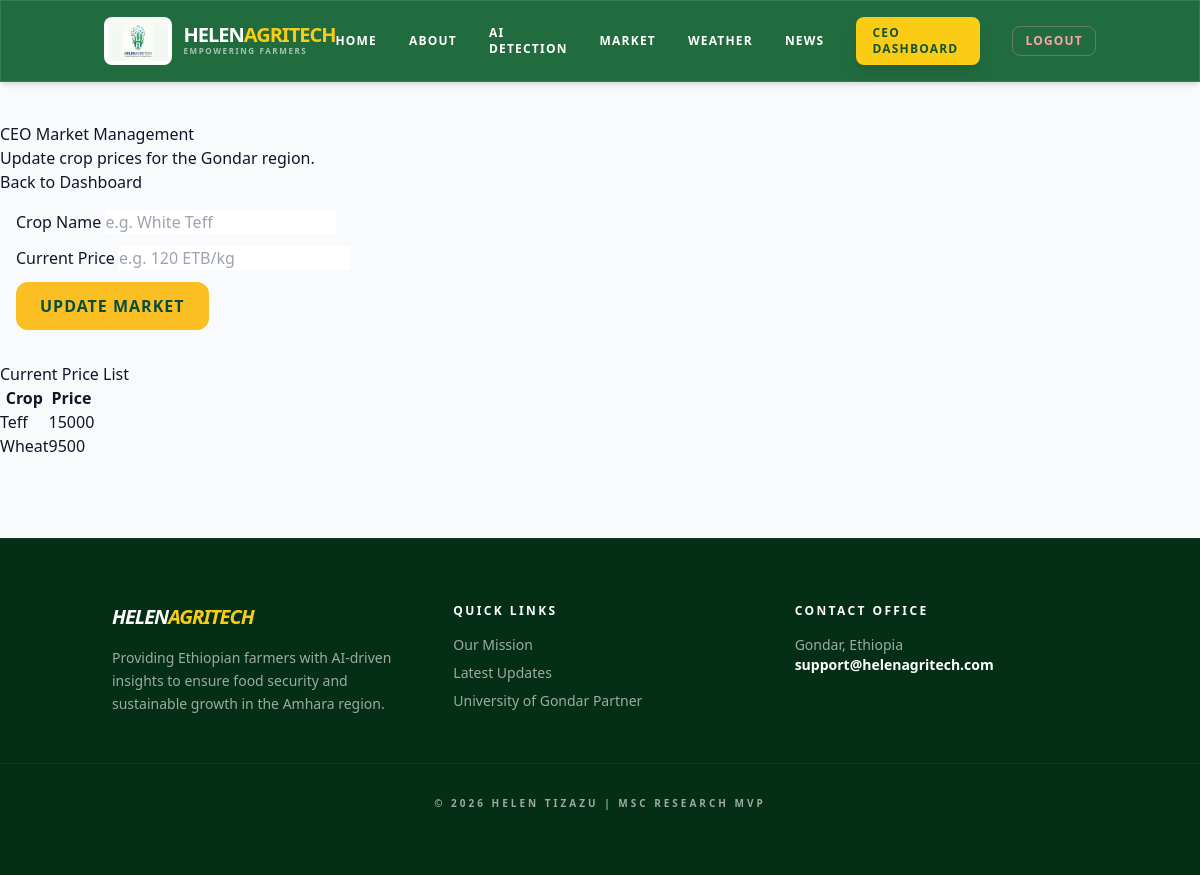
/admin/market (signed in), run on an earlier commit of the app's database.
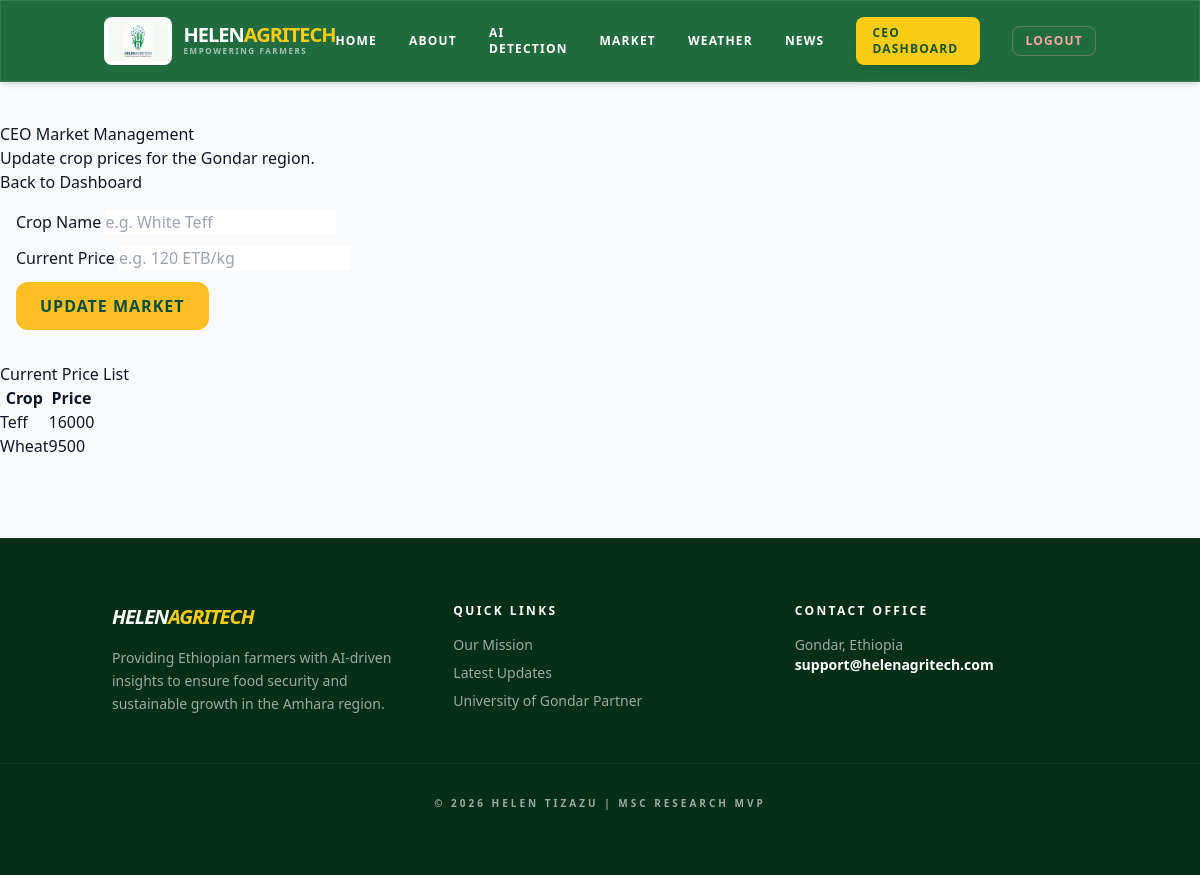
And on a later commit of the database.
### app.py (models this page shows)
class MarketPrice(db.Model):
    id = db.Column(db.Integer, primary_key=True)
    crop_name = db.Column(db.String(50), unique=True)
    price = db.Column(db.String(50))

### app.py (the view, shortened to what this page needs)
@app.route('/admin/market', methods=['GET', 'POST'])
@login_required
def admin_market():
    if not current_user.is_admin: return redirect(url_for('home'))
    prices = MarketPrice.query.all()
    return render_template('admin_market.html', prices=prices)

### app.py (called while the page is built)
@login_manager.user_loader
def load_user(user_id):
    return db.session.get(User, int(user_id))

### templates/admin_market.html
{% extends "base.html" %}
{% block content %}
<div class="container mt-4">
    <h2>CEO Market Management</h2>
    <p>Update crop prices for the Gondar region.</p>
    <a href="{{ url_for('admin_dashboard') }}" class="btn btn-secondary mb-3">Back to Dashboard</a>
    <div class="card p-4 mb-4">
        <form action="{{ url_for('admin_market') }}" method="POST">
            <div class="mb-3">
                <label>Crop Name</label>
                <input type="text" name="crop_name" class="form-control" placeholder="e.g. White Teff" required>
            </div>
            <div class="mb-3">
                <label>Current Price</label>
                <input type="text" name="price" class="form-control" placeholder="e.g. 120 ETB/kg" required>
            </div>
            <button type="submit" class="btn btn-primary">Update Market</button>
        </form>
    </div>
    <h3>Current Price List</h3>
    <table class="table">
        <thead>
            <tr>
                <th>Crop</th>
                <th>Price</th>
            </tr>
        </thead>
        <tbody>
            {% for item in prices %}
            <tr>
                <td>{{ item.crop_name }}</td>
                <td>{{ item.price }}</td>
            </tr>
            {% endfor %}
        </tbody>
    </table>
</div>
{% endblock %}

What changed in the data, as far as the page shows it:
changed MarketPrice "Teff": price "15000" → "16000"
